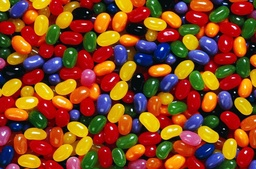
#> input picture Images/Jelly_Beans.jpg, 256 x 169 px, shrunk from 680 x 450 before the run, found by its file name; its folder holds 4 pictures in this run
$ python Bean_Counter.py
#> lines starting #> are read from the running program, lines starting #| are printed output that depends on the picture
### Bean_Helper.py
# Bean Helper
# Sunny Lin
# Jan 9, 24

def red(pixel:tuple)->bool:
    return 100<=pixel[0] and 0<=pixel[1]<=10 and 0<=pixel[2]<=20

def orange(pixel:tuple)->bool:
    return 200<=pixel[0] and 50<=pixel[1]<=150 and 0<=pixel[2]<=30

def yellow(pixel:tuple)->bool:
    return 200<=pixel[0] and 150<=pixel[1]<=210 and 0<=pixel[2]<=30

def green(pixel:tuple)->bool:
    return 10<=pixel[0]<=80 and 50<=pixel[1] and 0<=pixel[2]<=60

def blue(pixel:tuple)->bool:
    return 0<=pixel[0]<=110 and 20<=pixel[1]<=100 and 80<=pixel[2]

def pink(pixel:tuple)->bool:
    return 190<=pixel[0]<=240 and 60<=pixel[1]<=150 and 80<=pixel[2]<=200

def black(pixel:tuple)->bool:
    return pixel[0]<=20 and pixel[1]<=20 and pixel[2]<=20

### Bean_Counter.py
# Bean Counter
# Sunny Lin
# Jan 9, 24

from PIL import Image

import Bean_Helper

def count_colours(im_name:str)->None:
#> called with im_name = 'Jelly_Beans'
    colours={('red',Bean_Helper.red):0,
             ('orange',Bean_Helper.orange):0,
             ('yellow',Bean_Helper.yellow):0,
             ('green',Bean_Helper.green):0,
             ('blue',Bean_Helper.blue):0,
             ('pink',Bean_Helper.pink):0,
             ('black',Bean_Helper.black):0,}
    with Image.open(f'/Users/sl000268/Programming/SLSS-Programming-23-24/Images/{im_name}.jpg') as im:
#> im is the input picture: PIL image 256x169 RGB; mean R, G, B 133.2, 71.1, 33
        for y in range(im.height):
            for x in range(im.width):
                for colour in colours:
                    if colour[1](im.getpixel((x,y))):
                        colours[colour]+=1
        total=im.width*im.height
#> total = 43264
        return '\n'.join([f'{round(colours[colour]/total*100,2)}% of the image is {colour[0]}.' for colour in colours])

def show_colours(im_name:str)->None:
#> called with im_name = 'Jelly_Beans'
    with Image.open(f'/Users/sl000268/Programming/SLSS-Programming-23-24/Images/{im_name}.jpg') as original:
        with Image.open(f'/Users/sl000268/Programming/SLSS-Programming-23-24/Images/{im_name}.jpg') as isolated:
            for colour in (('Red',Bean_Helper.red),('Orange',Bean_Helper.orange),('Yellow',Bean_Helper.yellow),('Green',Bean_Helper.green),('Blue',Bean_Helper.blue),('Pink',Bean_Helper.pink),('Black',Bean_Helper.black)):
                for y in range(original.height):
                    for x in range(original.width):
                        if colour[1](original.getpixel((x,y))):
                            isolated.putpixel((x,y),original.getpixel((x,y)))
                        else:
                            isolated.putpixel((x,y),(255,255,255))
                isolated.save(f'/Users/sl000268/Programming/SLSS-Programming-23-24/Images/Only_{colour[0]}.jpg')
#> this loop made 7 passes
#> pass 1, in show_colours, `isolated.save(f'/Users/sl000268/Programming/SLSS-Programming-23-24/Ima..`:
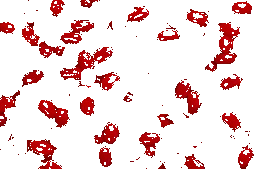
#> saved as Only_Red.jpg: PIL image 256x169 RGB; mean R, G, B 240.3, 214.9, 215.3
#> pass 2, in show_colours, `isolated.save(f'/Users/sl000268/Programming/SLSS-Programming-23-24/Ima..`:
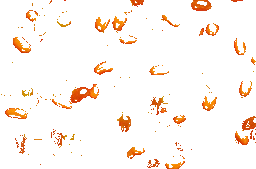
#> saved as Only_Orange.jpg: PIL image 256x169 RGB; mean R, G, B 252.9, 244.9, 238.9
#> after the loop:
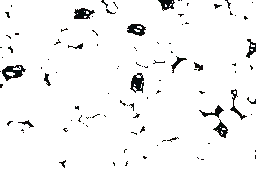
#> isolated: PIL image 256x169 RGB; mean R, G, B 243.9, 243.9, 243.8

print(count_colours('Jelly_Beans'))
show_colours('Jelly_Beans')
